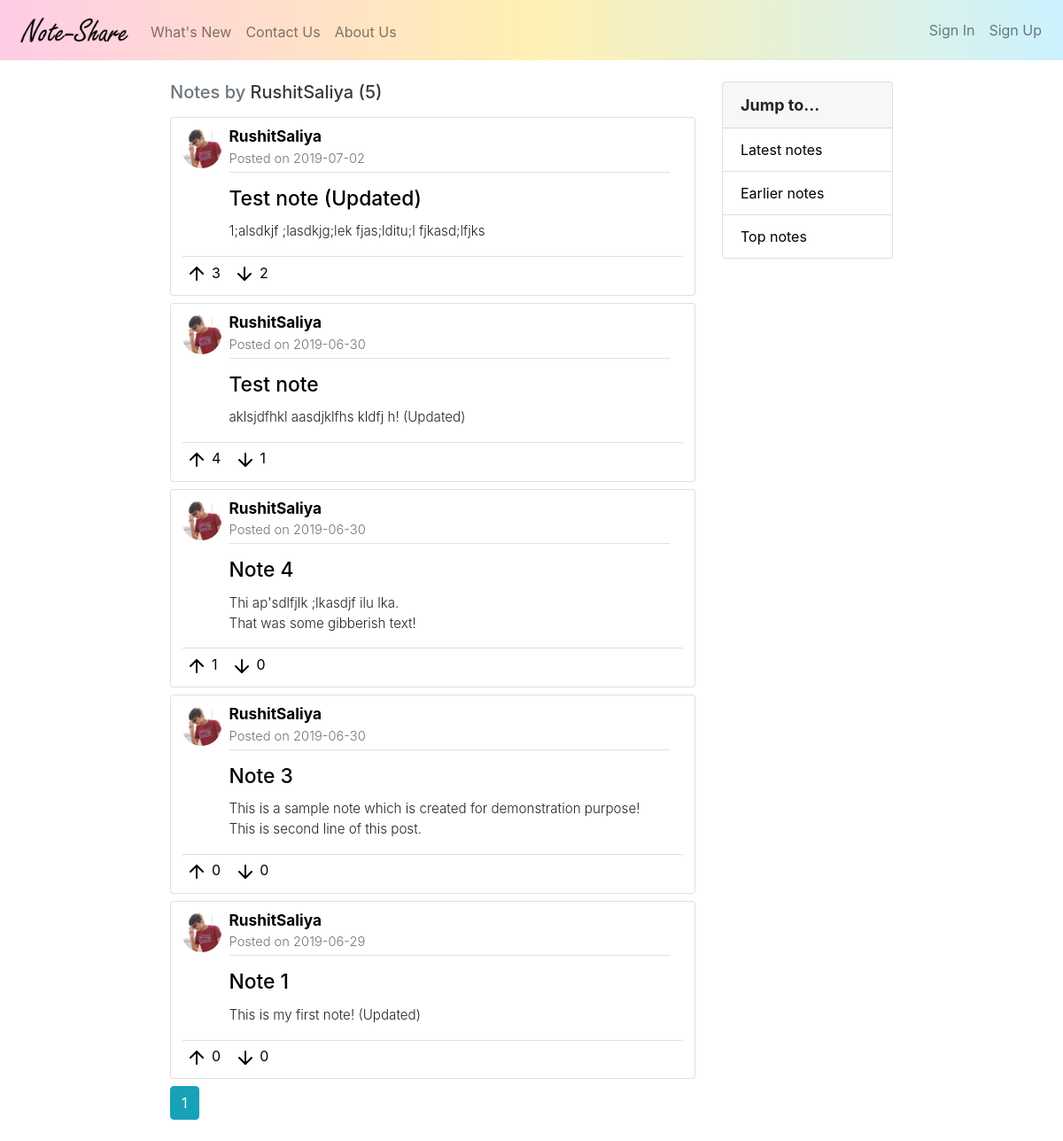
The app's page /user/RushitSaliya, older data.
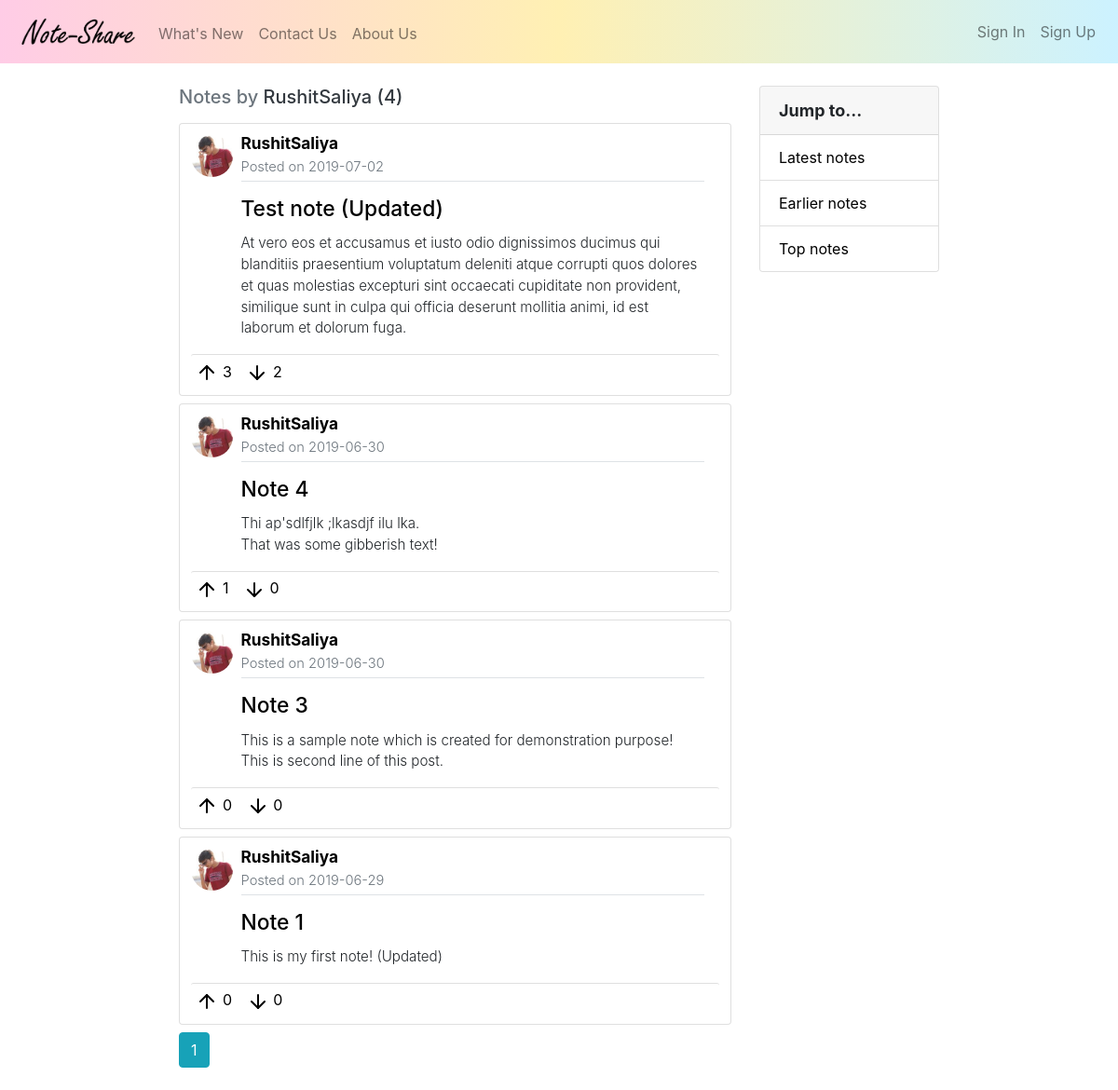
The same page, newer data.
### noteshare/models.py (models this page shows, shortened)
class Note(db.Model):
    id = db.Column(db.Integer, primary_key=True)
    title = db.Column(db.String(100), nullable=False)
    date_posted = db.Column(db.DateTime, nullable=False, default=datetime.utcnow)
    content = db.Column(db.Text, nullable=False)
    content_image = db.Column(db.String(20), nullable=True)
    ups = db.Column(db.Integer, nullable=False, default=0)
    downs = db.Column(db.Integer, nullable=False, default=0)
    user_id = db.Column(db.Integer, db.ForeignKey('user.id'), nullable=False)

class User(db.Model, UserMixin):
    id = db.Column(db.Integer, primary_key=True)
    username = db.Column(db.String(20), unique=True, nullable=False)
    email = db.Column(db.String(100), unique=True, nullable=False)
    image_file = db.Column(db.String(20), nullable=False, default='default.jpg')
    password = db.Column(db.String(50), nullable=False)
    notes = db.relationship('Note', backref='author', lazy=True)

### noteshare/notes/routes.py (the view)
@notes.route('/user/<string:username>')
def user_notes(username):
    page = request.args.get('page', 1, type=int)
    user = User.query.filter_by(username=username).first_or_404()
    notes = Note.query.filter_by(author=user).order_by(Note.date_posted.desc()).paginate(page=page, per_page=5)
    return render_template('user_notes.html', title=user.username, notes=notes, user=user)

### noteshare/templates/user_notes.html
{% extends "layout.html" %}
{% block content %}
    <div class="col-md-8 col-pl-16">
        <h5 class="text-muted mb-3">Notes by <span class="text-dark">{{ user.username }} ({{ notes.total }})</span></h5>
        {% for note in notes.items %}
            <div class="card mb-md-2">
                <div class="card-body">
                    <div class="row">
                        <div class="col-md-2 pr-0" style="max-width: 11.5%; padding-top: 1%; padding-left: 2.5%;">
                            <div class="note-header">
                                <img class="rounded-circle note-author-img" src="{{ url_for('static', filename='Profile-pictures/' + note.author.image_file) }}" alt="Author's Profile-photo">
                            </div>
                        </div>
                        <div class="col-md-10 pl-0 pr-0" style="max-width: 88.5%;">
                            <div class="note-header">
                                <a class="anchor-note-username" href="{{ url_for('notes.user_notes', username=note.author.username) }}">
                                    <strong>{{ note.author.username }}</strong>
                                    <div  class="text-muted mb-1" style="font-size: 85%;">
                                        Posted on {{ note.date_posted.strftime('%Y-%m-%d') }}
                                    </div>
                                    <div class="border-bottom mb-3"></div>
                                </a>
                                <a class="anchor-note-update" href="{{ url_for('notes.note', note_id=note.id) }}">
                                        <h5 class="card-title note-title">{{ note.title }}</h5>
                                </a>
                                <p style="white-space: pre-line; font-size: 79%;">{{ note.content }}</p>
                            </div>
                        </div>
                    </div>
                    <div class="row">
                        <div class="col-md-12">
                            <div class="card-header note-action">
                                <a class="note-action-btn" href="{{ url_for('notes.up_note', note_id=note.id, from_page=url_for('notes.user_notes', username=note.author.username)) }}"><img src="{{ url_for('static', filename='Icons/arrow-up.svg') }}" alt="Like"> {{ note.ups }} </a>
                                <a class="note-action-btn" href="{{ url_for('notes.down_note', note_id=note.id, from_page=url_for('notes.user_notes', username=note.author.username)) }}"><img src="{{ url_for('static', filename='Icons/arrow-down.svg') }}" alt="Dislike"> {{ note.downs }} </a>
                            </div>
                        </div>
                    </div>
                </div>
            </div>
        {% endfor %}
        {% for page_num in notes.iter_pages(left_edge=1, right_edge=1, left_current=1, right_current=2) %}
            {% if page_num %}
                {% if notes.page == page_num %}
                    <a class="btn btn-info mb-4" href="{{ url_for('notes.user_notes', username=user.username, page=page_num) }}">{{ page_num }}</a>
                {% else %}
                    <a class="btn btn-outline-info mb-4" href="{{ url_for('notes.user_notes', username=user.username, page=page_num) }}">{{ page_num }}</a>
                {% endif %}
            {% else %}
                ...
            {% endif %}
        {% endfor %}
    </div>
    <div class="col-md-4 col-pr-16">
        <div class="card">
                <div class="card-header" style="font-size: 18px;"><strong>Jump to...</strong></div>
                <ul class="list-group list-group-flush">
                    <li class="list-group-item"><a href="#" class="sidebar-link">Latest notes</a></li>
                    <li class="list-group-item"><a href="#" class="sidebar-link">Earlier notes</a></li>
                    <li class="list-group-item"><a href="#" class="sidebar-link">Top notes</a></li>
                </ul>
        </div>
    </div>
{% endblock content %}

Row changes from the older to the newer data that the page shows:
removed Note: image_file (picture), author.username "RushitSaliya", date_posted "2019-06-30", title "Test note", content "aklsjdfhkl aasdjklfhs kldfj h! (Updated)", ups "4", downs "1"
changed Note "Test note (Updated)": content "1;alsdkjf ;lasdkjg;lek fjas;lditu;l fjkasd;lfjks" → "At vero eos et accusamus et iusto odio dignissimos ducimus qui blanditiis praesentium voluptatum deleniti atque corrupti quos dolores et quas molestias excepturi sint occaecati cupiditate non provident, similique sunt in culpa qui officia deserunt mollitia animi, id est laborum et dolorum fuga."
Text that changed along with them:
{{ notes.total }}: "5" → "4"
